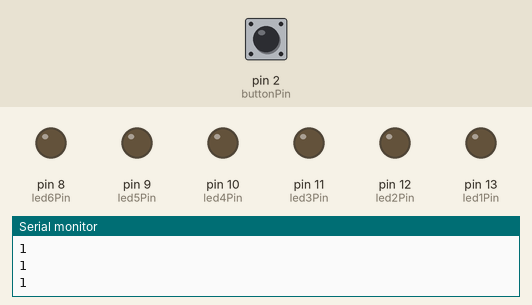
This sketch was run on a simulated Arduino Uno, built with avr-gcc and run on an emulated ATmega328P. On the bench: output pins drawn as LEDs (lit = HIGH), the last lines printed to the serial monitor. Dashed ring = blinking. Inputs (shaded band) come from the test bench; at power-on: pin 2 (buttonPin) HIGH.

Above: at 1.2 s.
1.3 s: pin 2 (buttonPin) pulled LOW for 0.15 s
At 1.55 s:
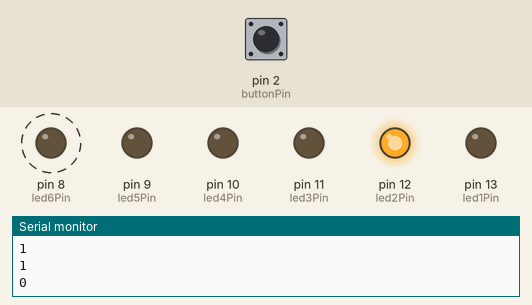
At 2.35 s:
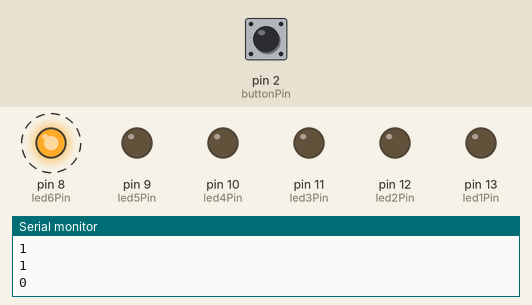
Timing chart, 0 to 10.3 s (numbered marks = the images above; inputs shaded):
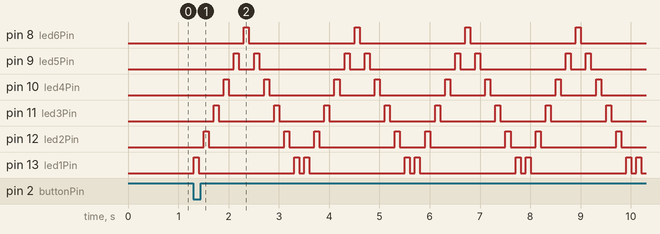

The sketch:

led_pattern.ino
```cpp
// C++ code
//
const int led1Pin = 13;
const int led2Pin = 12;
const int led3Pin = 11;
const int led4Pin = 10;
const int led5Pin = 9;
const int led6Pin = 8;
const int buttonPin = 2;
int buttonState = 0;

void setup()
{
  Serial.begin(9600);
  pinMode(buttonPin, INPUT);
  pinMode(led1Pin, OUTPUT);
  pinMode(led2Pin, OUTPUT);
  pinMode(led3Pin, OUTPUT);
  pinMode(led4Pin, OUTPUT);
  pinMode(led5Pin, OUTPUT);
  pinMode(led6Pin, OUTPUT);
}

void loop()
{
  buttonState = digitalRead(buttonPin);
  Serial.println(buttonState);
  if(buttonState == LOW) {
    for(int i=0; i<5; i++) {
      digitalWrite(led1Pin, HIGH);
      delay(100);
      digitalWrite(led1Pin, LOW);
      delay(100);
      digitalWrite(led2Pin, HIGH);
      delay(100);
      digitalWrite(led2Pin, LOW);
      delay(100);
      digitalWrite(led3Pin, HIGH);
      delay(100);
      digitalWrite(led3Pin, LOW);
      delay(100);
      digitalWrite(led4Pin, HIGH);
      delay(100);
      digitalWrite(led4Pin, LOW);
      delay(100);
      digitalWrite(led5Pin, HIGH);
      delay(100);
      digitalWrite(led5Pin, LOW);
      delay(100);
      digitalWrite(led6Pin, HIGH);
      delay(100);
      digitalWrite(led6Pin, LOW);
      delay(100);
      digitalWrite(led5Pin, HIGH);
      delay(100);
      digitalWrite(led5Pin, LOW);
      delay(100);
      digitalWrite(led4Pin, HIGH);
      delay(100);
      digitalWrite(led4Pin, LOW);
      delay(100);
      digitalWrite(led3Pin, HIGH);
      delay(100);
      digitalWrite(led3Pin, LOW);
      delay(100);
      digitalWrite(led2Pin, HIGH);
      delay(100);
      digitalWrite(led2Pin, LOW);
      delay(100);
      digitalWrite(led1Pin, HIGH);
      delay(100);
      digitalWrite(led1Pin, LOW);
      delay(100);
    }
  }
}
```

Measured:
- after the input at 1.3 s, pin 8 (led6Pin): alternates HIGH for 0.10 s and LOW for 2.1 s, starting after 1.0 s; pin 9 (led5Pin): LOW → HIGH after 0.81 s, then repeats every 2.2 s: LOW 0.30 s, HIGH 0.10 s, LOW 1.7 s, HIGH 0.10 s
